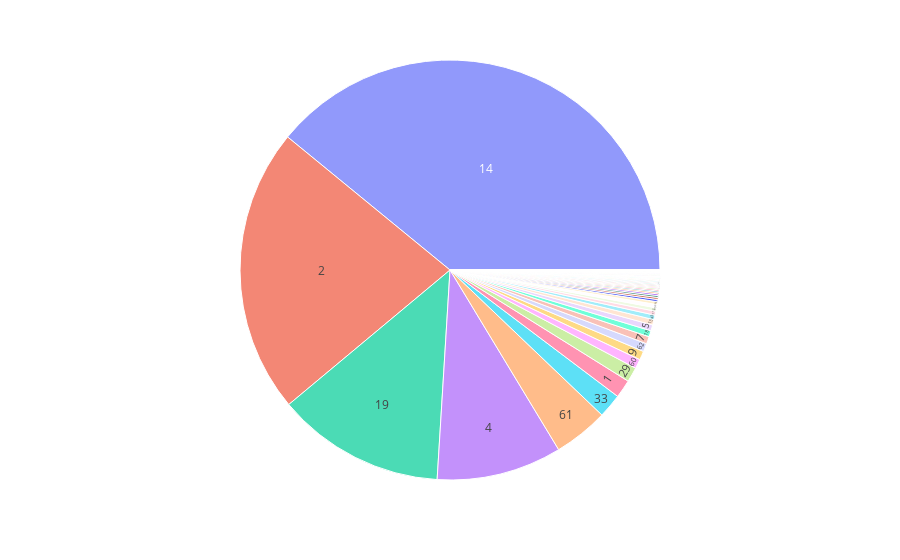

Notebook code cell kept with this figure:
### Markdown cell above
Let's look at the space group distribution:

### Code cell
import plotly.express as px

px.sunburst(df_test, path=['target'])

### Figure 1 — Plotly figure (JSON) as saved in the notebook; plotly's stock layout.template omitted (floating-point values rounded to 4 significant figures)
{"data": [{"branchvalues": "total", "domain": {"x": [0, 1], "y": [0, 1]}, "hovertemplate": "labels=%{label}<br>count=%{value}<br>parent=%{parent}<br>id=%{id}<extra></extra>", "ids": ["1", "100", "106", "109", "11", "110", "113", "114", "12", "120", "121", "122", "126", "127", "129", "13", "130", "135", "136", "14", "140", "142", "143", "144", "145", "146", "147", "148", "15", "151", "152", "154", "155", "158", "159", "160", "161", "165", "167", "169", "170", "171", "172", "173", "176", "178", "179", "18", "186", "19", "194", "197", "198", "2", "20", "205", "213", "218", "219", "22", "220", "228", "26", "29", "3", "30", "31", "32", "33", "34", "36", "4", "42", "43", "45", "46", "5", "52", "54", "55", "56", "57", "58", "59", "60", "61", "62", "7", "70", "72", "73", "76", "77", "78", "79", "8", "80", "81", "82", "85", "86", "88", "9", "91", "92", "94", "96"], "labels": ["1", "100", "106", "109", "11", "110", "113", "114", "12", "120", "121", "122", "126", "127", "129", "13", "130", "135", "136", "14", "140", "142", "143", "144", "145", "146", "147", "148", "15", "151", "152", "154", "155", "158", "159", "160", "161", "165", "167", "169", "170", "171", "172", "173", "176", "178", "179", "18", "186", "19", "194", "197", "198", "2", "20", "205", "213", "218", "219", "22", "220", "228", "26", "29", "3", "30", "31", "32", "33", "34", "36", "4", "42", "43", "45", "46", "5", "52", "54", "55", "56", "57", "58", "59", "60", "61", "62", "7", "70", "72", "73", "76", "77", "78", "79", "8", "80", "81", "82", "85", "86", "88", "9", "91", "92", "94", "96"], "name": "", "parents": ["", "", "", "", "", "", "", "", "", "", "", "", "", "", "", "", "", "", "", "", "", "", "", "", "", "", "", "", "", "", "", "", "", "", "", "", "", "", "", "", "", "", "", "", "", "", "", "", "", "", "", "", "", "", "", "", "", "", "", "", "", "", "", "", "", "", "", "", "", "", "", "", "", "", "", "", "", "", "", "", "", "", "", "", "", "", "", "", "", "", "", "", "", "", "", "", "", "", "", "", "", "", "", "", "", "", ""], "type": "sunburst", "values": [467, 1, 5, 1, 99, 6, 9, 24, 26, 2, 2, 4, 2, 1, 3, 137, 1, 1, 1, 13000, 1, 2, 3, 31, 37, 23, 16, 89, 51, 1, 11, 13, 2, 1, 3, 1, 17, 1, 8, 33, 23, 3, 1, 13, 7, 4, 1, 157, 2, 4310, 1, 1, 6, 7316, 8, 2, 1, 1, 1, 1, 3, 2, 3, 377, 6, 2, 11, 4, 615, 6, 2, 3205, 2, 117, 21, 2, 153, 7, 4, 4, 84, 20, 2, 4, 242, 1402, 210, 187, 9, 5, 4, 43, 4, 36, 5, 2, 5, 6, 22, 7, 24, 72, 224, 2, 49, 1, 56]}], "layout": {"legend": {"tracegroupgap": 0}, "margin": {"t": 60}}}
